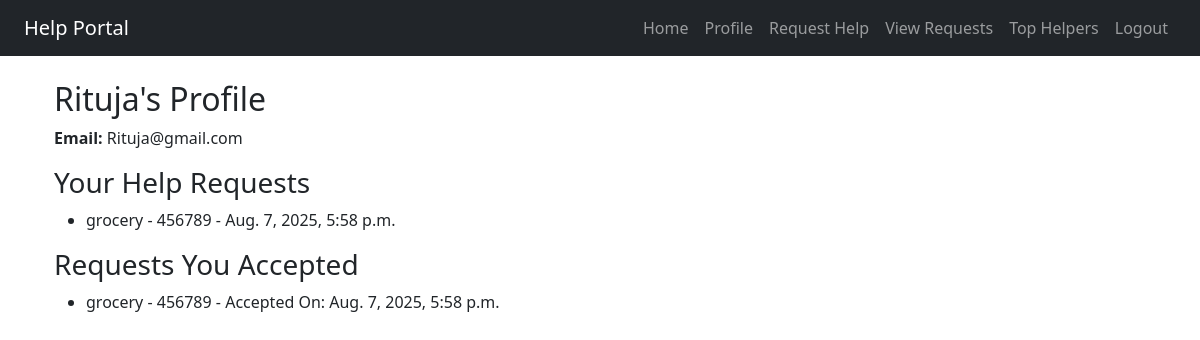
Screenshot of /profile/ (signed in) with the database file from the repository.
### mainapp/models.py (models this page shows, shortened)
class HelpRequest(models.Model):
    seeker = models.ForeignKey(User, on_delete=models.CASCADE, related_name='helprequests')  # Related name वापरल्यामुळे user.helprequests.all() मिळेल
    help_type = models.CharField(max_length=255)
    description = models.TextField()
    area = models.CharField(max_length=100)
    is_accepted = models.BooleanField(default=False)
    accepted_by = models.ForeignKey(User, on_delete=models.SET_NULL, null=True, blank=True, related_name='accepted_helpers')  # Helper साठी related_name
    created_at = models.DateTimeField(auto_now_add=True)

### mainapp/views.py (the view)
# urls.py: path('profile/', views.profile, name='profile'),
@login_required
def profile(request):
    user = request.user
    user_requests = HelpRequest.objects.filter(seeker=user)
    accepted_requests = HelpRequest.objects.filter(accepted_by=user)
    context = {
        'user': user,
        'user_requests': user_requests,
        'accepted_requests': accepted_requests
    }
    return render(request, 'mainapp/profile.html', context)

### mainapp/templates/mainapp/profile.html
{% extends 'mainapp/base.html' %}
{% block content %}
<div class="container">
    <h2>{{ user.username }}'s Profile</h2>
    <p><strong>Email:</strong> {{ user.email }}</p>
    <h3>Your Help Requests</h3>
    {% if user_requests %}
        <ul>
            {% for req in user_requests %}
                <li>{{ req.help_type }} - {{ req.area }} - {{ req.created_at }}</li>
            {% endfor %}
        </ul>
    {% else %}
        <p>You haven't created any help requests.</p>
    {% endif %}
    <h3>Requests You Accepted</h3>
    {% if accepted_requests %}
        <ul>
            {% for req in accepted_requests %}
                <li>{{ req.help_type }} - {{ req.area }} - Accepted On: {{ req.created_at }}</li>
            {% endfor %}
        </ul>
    {% else %}
        <p>You haven't accepted any requests yet.</p>
    {% endif %}
</div>
{% endblock %}

### rows the page displays
HelpRequest: help_type "grocery", area "456789", created_at "Aug. 7, 2025, 5:58 p.m."

### other values shown
{{ user.username }} "Rituja"
{{ user.email }} "Rituja@gmail.com"
